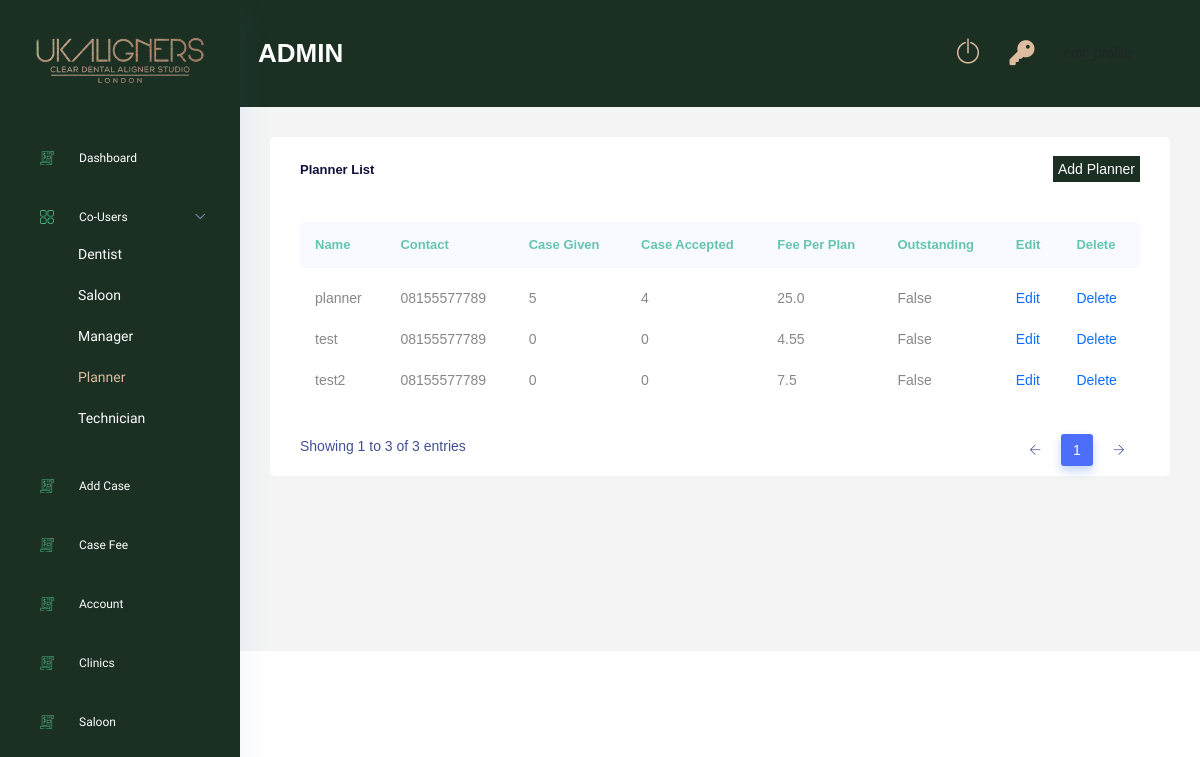
The app's page /planner-list/ (signed in) with its own data.
### Users/models.py (models this page shows, shortened)
class Account(AbstractBaseUser):
    email 					= models.EmailField(verbose_name="email", max_length=60, unique=True)
    username 				= models.CharField(max_length=30)
    date_joined				= models.DateTimeField(verbose_name='date joined', auto_now_add=True)
    last_login				= models.DateTimeField(verbose_name='last login', auto_now=True)
    is_active				= models.BooleanField(default=True)
    is_staff				= models.BooleanField(default=False)
    is_superuser			= models.BooleanField(default=False)
    is_admin				= models.BooleanField(default=False)
    is_manager   			= models.BooleanField(default=False)
    is_planner   			= models.BooleanField(default=False)
    is_technician   		= models.BooleanField(default=False)
    is_dentist      		= models.BooleanField(default=False)
    is_salon           		= models.BooleanField(default=False)
    is_individual     		= models.BooleanField(default=False)
    hide_email				= models.BooleanField(default=True)
    USERNAME_FIELD = 'email'
    REQUIRED_FIELDS = ['username']
    objects = MyAccountManager()

### PlannerRoll/models.py (models this page shows, shortened)
class Planner(models.Model):
    user                    = models.OneToOneField(Users, on_delete=models.CASCADE)
    number                  = models.CharField(max_length=150,null=True,blank=True)
    fee                     = models.FloatField(null=True,blank=True)
    outstanding             = models.BooleanField(default=False)
    class Meta:
        verbose_name_plural = "Planners"

### AdminRoll/views.py (the view)
# urls.py: path('planner-list/', views.planner_list, name="planner_list"),
@login_required(login_url='login')
def planner_list(request):
    if request.user.is_admin:
        planner_obj_list = Planner.objects.filter(user__is_active = True)
        context = {
            'planner_obj_list':planner_obj_list
        }
        return render(request,'adminRoll/planner_list.html',context)
    else:
        return redirect('login')

### AdminRoll/templatetags/planner_accepted_cases.py (called while the page is built)
def planner_accepted_cases(id):
    planner_obj = Planner.objects.get(id = id)
    case_obj_accept = Case.objects.filter(planner = planner_obj, status = 'accepted')
    case_obj_tc = Case.objects.filter(planner = planner_obj, status = 'tc')
    case_obj_treatment = Case.objects.filter(planner = planner_obj, status = 'treatment')
    total = len(case_obj_accept) + len(case_obj_tc) + len(case_obj_treatment)
    print(total)
    return total

### AdminRoll/templatetags/planner_total_cases.py (called while the page is built)
def planner_total_cases(id):
    planner_obj = Planner.objects.get(id = id)
    case_obj = Case.objects.filter(planner = planner_obj)
    total = len(case_obj)
    print(total)
    return total

### AdminRoll/templates/adminRoll/planner_list.html (shortened to what this page needs)
{% extends 'base.html' %}
{% load static %}
{% load planner_total_cases %}
{% load planner_accepted_cases %}
{% block content %}
<div class="main_content_iner ">
    <div class="container-fluid p-0">
        <div class="row justify-content-center">
            <div class="col-lg-12">
                <div class="white_card card_height_100 mb_30">
                    <div class="white_card_header">
                        <div class="box_header m-0">
                            <div class="main-title">
                                <h3 class="m-0">Planner List</h3>
                            </div>
                            <div class="main-title">
                                <a href="{% url 'AdminRoll:create_user' 'planner' %}" class="add-user-btn">Add Planner</a>
                            </div>
                        </div>
                    </div>
                    <div class="white_card">
                        <div class="QA_section plr_30">
                            <div class="QA_table mb_30">
                                <table class="table lms_table_active ">
                                    <thead>
                                        <tr>
                                            <th scope="col">Name</th>
                                            <th scope="col">Contact</th>
                                            <th scope="col">Case given</th>
                                            <th scope="col">Case accepted</th>
                                            <th scope="col">Fee per plan</th>
                                            <th scope="col">Outstanding</th>
                                            <th scope="col">Edit</th>
                                            <th scope="col">Delete</th>
                                        </tr>
                                    </thead>
                                    <tbody>
                                        {% for obj in planner_obj_list %}
                                        <tr>
                                            <td>{{ obj.user.username }}</td>
                                            <td>{{ obj.number }}</td>
                                            <td>{{obj.id|planner_total_cases}}</td>
                                            <td>{{obj.id|planner_accepted_cases}}</td>
                                            <td>{{ obj.fee }}</td>
                                            <td>{{ obj.outstanding }}</td>
                                            <td><a href="{% url 'AdminRoll:edit_planner' obj.id %}">Edit</a></td>
                                            <td><a href="{% url 'AdminRoll:delete_user' obj.id 'planner' %}">Delete</a></td>
                                        </tr>
                                        {% endfor %}
                                    </tbody>
                                </table>
                            </div>
                        </div>
                    </div>
                </div>
            </div>
        </div>
    </div>
</div>
{% endblock %}

### templates/layout/navbar.html (shortened to what this page needs)
{% load static %}
<div class="container-fluid g-0">
    <div class="row">
        <div class="col-lg-12 p-0 ">
            <div class="header_iner d-flex justify-content-between align-items-center"
                 style="background: rgb(27, 48, 34)">
                <div class="serach_field-area d-flex align-items-center">
                    <div>
                        <h3 class="mt-2" style="color: white;text-transform: uppercase;">{{ request.user.username }}</h3>
                    </div>
                </div>
                <div class="header_right d-flex justify-content-between align-items-center">
                    <div class="header_notification_warp d-flex align-items-center">
                        <li>
                            <a class="" style="color: #DDBC9FFF" href="{% url 'logout' %}"> <i
                                    class="ti-power-off" style="font-size:25px"></i></a>
                        </li>
                        <li>
                            <a class="" style="color: #DDBC9FFF" href="{% url 'password_reset' %}"> <i
                                    class="fa fa-key"
                                    aria-hidden="true" style="font-size:25px"></i></a>
                        </li>
                        <li>
                        </li>
                    </div>
                </div>
            </div>
        </div>
    </div>
</div>

### static/css/index.css (style rules this page uses)
.add-user-btn { background-color: rgb(27, 48, 34); color: white; padding: 5px; }

### records on screen
Account: user.username "ADMIN"
Planner: user.username "planner", number "08155577789", id|planner_total_cases "5", id|planner_accepted_cases "4", fee "25.0", outstanding "False"
Planner: user.username "test", number "08155577789", id|planner_total_cases "0", id|planner_accepted_cases "0", fee "4.55", outstanding "False"
Planner: user.username "test2", number "08155577789", id|planner_total_cases "0", id|planner_accepted_cases "0", fee "7.5", outstanding "False"
